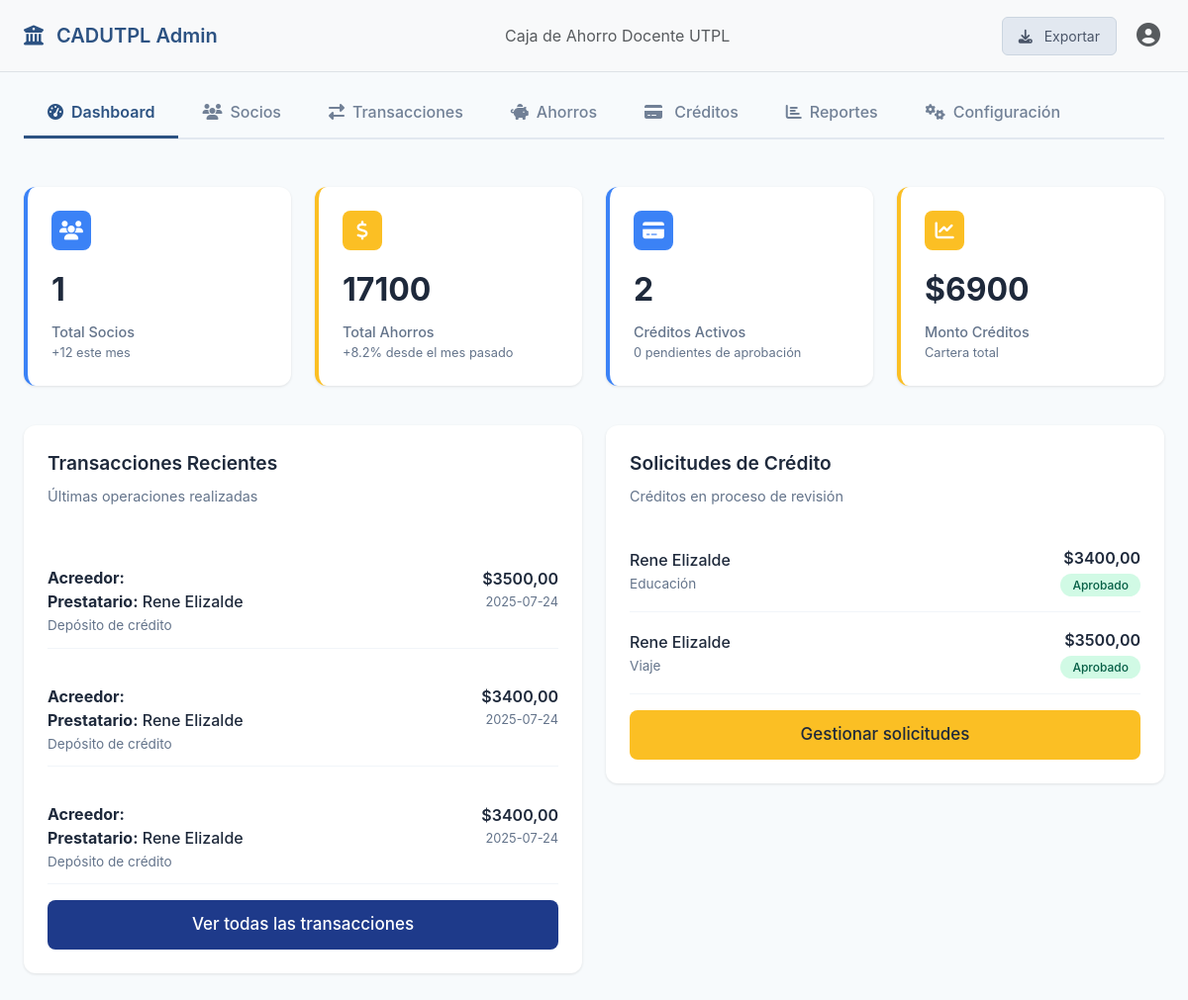
The app's page /home/admin/, older data.
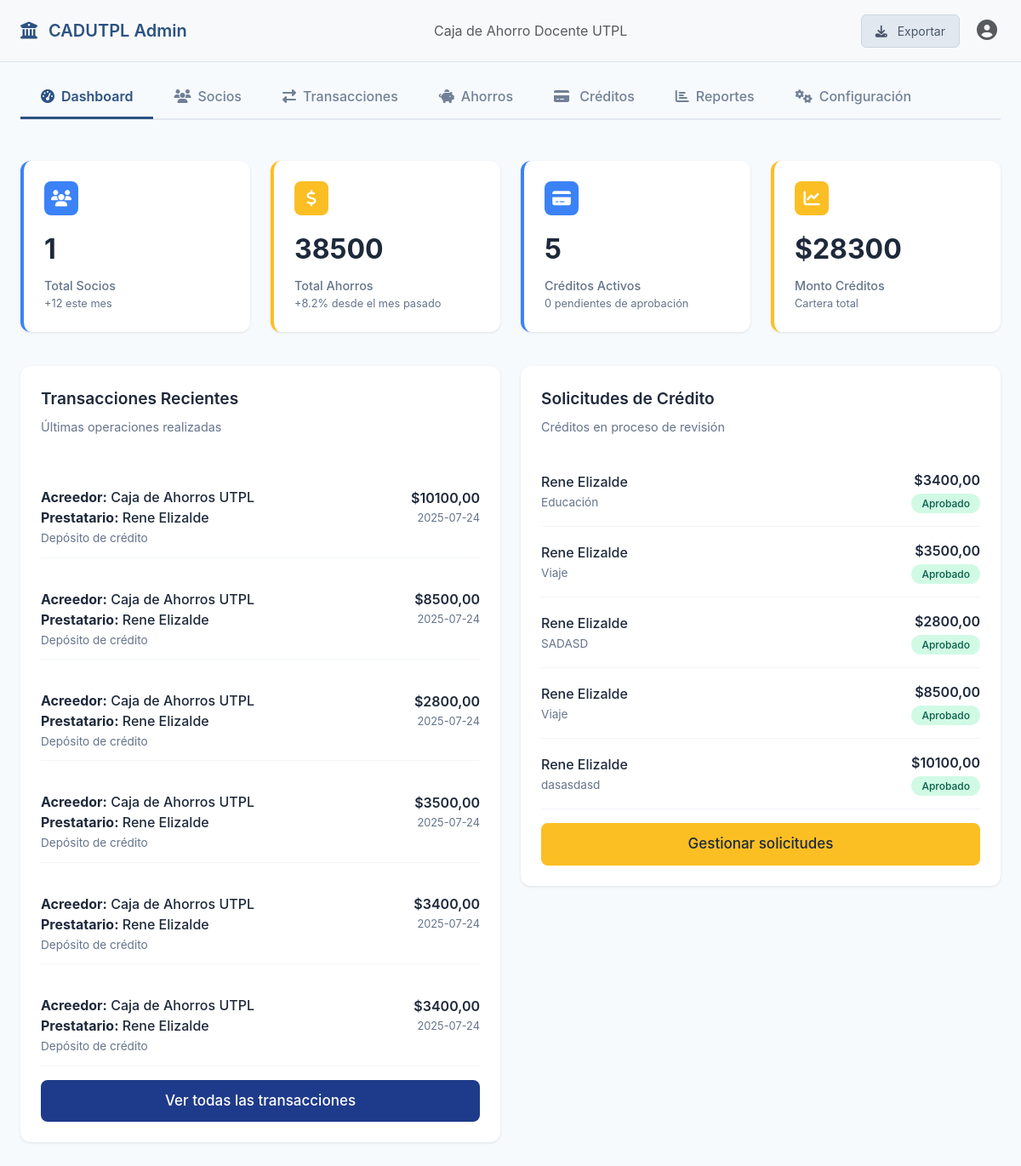
The same page, newer data.
### transactions/models.py (models this page shows, shortened)
class Transaction(models.Model):
    TRANSACTION_TYPES = [
        ("DEPOSIT", "Depósito"),
        ("WITHDRAWAL", "Retiro"),
        ("TRANSFER_SENT", "Transferencia enviada"),
        ("TRANSFER_RECEIVED", "Transferencia recibida"),
        ("PAYMENT", "Pago"),
        ("REFUND", "Reembolso"),
        ("CREDIT_DEPOSIT", "Depósito de crédito"),
        ("CREDIT_PAYMENT", "Pago de crédito"),
        ("SAVINGS_DEPOSIT", "Depósito a objetivo de ahorro"),
        ("SAVINGS_WITHDRAWAL", "Retiro de objetivo de ahorro"),
        ("SAVINGS_RETURN", "Devolución de fondos de objetivo"),
    ]
    STATUS_CHOICES = [
        ("PENDING", "Pendiente"),
        ("COMPLETED", "Completada"),
        ("FAILED", "Fallida"),
        ("CANCELLED", "Cancelada"),
    ]
    wallet = models.ForeignKey(
        Wallet, on_delete=models.CASCADE, related_name="transactions"
    )
    transaction_type = models.CharField(max_length=20, choices=TRANSACTION_TYPES)
    amount = models.DecimalField(max_digits=10, decimal_places=2)
    recipient = models.ForeignKey(
        CustomUser,
        on_delete=models.SET_NULL,
        null=True,
        blank=True,
        related_name="received_transactions",
    )
    description = models.CharField(max_length=255)
    status = models.CharField(
        max_length=20, choices=STATUS_CHOICES, default="COMPLETED"
    )
    reference_number = models.CharField(max_length=50, unique=True)
    created_at = models.DateTimeField(auto_now_add=True)
    updated_at = models.DateTimeField(auto_now=True)
    class Meta:
        ordering = ["-created_at"]
        db_table = "transactions"

### wallets/models.py (models this page shows, shortened)
class Wallet(models.Model):
    user = models.OneToOneField(CustomUser, on_delete=models.CASCADE, related_name='wallet')
    balance = models.DecimalField(max_digits=10, decimal_places=2, default=0)
    total_credit_line = models.DecimalField(max_digits=10, decimal_places=2, default=2000)
    available_credit = models.DecimalField(max_digits=10, decimal_places=2, default=2000)
    created_at = models.DateTimeField(auto_now_add=True)
    updated_at = models.DateTimeField(auto_now=True)

### users/models.py (models this page shows, shortened)
class CustomUser(AbstractUser):
    username = models.CharField(
        max_length=150,
        unique=True,
        verbose_name="Nombre de usuario",
        null=True,
        blank=True,  # Permite que sea opcional para los usuarios normales
    )
    email = models.EmailField(unique=True)
    phone = models.CharField(max_length=15, blank=True, null=True)
    document_type = models.CharField(
        max_length=20,
        choices=[("CEDULA", "CEDULA"), ("RUC", "RUC"), ("PASSPORT", "Pasaporte")],
    )
    document_number = models.CharField(max_length=20)
    reference_number = models.CharField(max_length=100, unique=True, default=uuid.uuid4)
    address = models.CharField(max_length=255, blank=True)
    profile_picture = models.ImageField(
        upload_to="profile_pictures/", blank=True, null=True
    )
    account_balance = models.DecimalField(max_digits=10, decimal_places=2, default=0)
    is_verified = models.BooleanField(default=False)
    preferred_currency = models.CharField(max_length=3, default="USD")
    preferred_language = models.CharField(max_length=2, default="es")
    created_at = models.DateTimeField(auto_now_add=True)
    updated_at = models.DateTimeField(auto_now=True)
    USERNAME_FIELD = "email"  # El email sigue siendo el identificador único
    REQUIRED_FIELDS = [
        "username"
    ]  # Hacer que username sea requerido para superusuarios
    objects = CustomUserManager()  # Asignar el manager personalizado
    class Meta:
        db_table = "custom_users"

### credits/models.py (models this page shows, shortened)
class Credit(models.Model):
    STATUS_CHOICES = (
        ('pending', 'Pendiente'),
        ('approved', 'Aprobado'),
        ('rejected', 'Rechazado'),
        ('paid', 'Pagado'),
        ('defaulted', 'Incumplido'),
    )
    TERM_CHOICES = (
        (12, '12 meses'),
        (24, '24 meses'),
        (36, '36 meses'),
        (48, '48 meses'),
    )
    wallet = models.ForeignKey(Wallet, on_delete=models.CASCADE, related_name='credits')
    amount = models.DecimalField(max_digits=10, decimal_places=2)
    interest_rate = models.DecimalField(max_digits=5, decimal_places=2)
    term = models.IntegerField(choices=TERM_CHOICES)  # Plazo en meses
    purpose = models.CharField(max_length=255, blank=True, null=True)
    estimated_monthly_payment = models.DecimalField(max_digits=10, decimal_places=2)
    status = models.CharField(max_length=20, choices=STATUS_CHOICES, default='pending')
    created_at = models.DateTimeField(auto_now_add=True)
    updated_at = models.DateTimeField(auto_now=True)

### home/views.py (the view)
# urls.py: path('home/admin/', admin_dashboard_view, name='admin_home'),
def admin_dashboard_view(request):
    if request.user.is_authenticated and not request.user.is_staff:
        return redirect('home')
    total_socios = CustomUser.objects.filter(is_staff=False).count()
    socios_verificados = CustomUser.objects.filter(
        is_verified=True, is_staff=False
    ).count()
    credit_applications = Credit.objects.filter(
        status__in=["pending", "approved"]
    ).select_related("wallet__user")
    active_credits = Credit.objects.filter(status="approved").select_related(
        "wallet__user"
    )
    pending_credits = Credit.objects.filter(status="pending").select_related(
        "wallet__user"
    )
    total_active_credits = active_credits.count()
    total_pending_credits = pending_credits.count()
    total_monto_creditos_activos = (
            active_credits.aggregate(total=Sum("amount"))["total"] or 0
    )
    total_approved_credits = (
            Credit.objects.filter(status="approved").aggregate(total=Sum("amount"))["total"]
            or 0
    )
    total_saldo_general = (
            Wallet.objects.filter(user__is_active=True, user__is_staff=False).aggregate(
                total=Sum("balance")
            )["total"]
            or 0
    )
    transacciones_recientes = (
        Transaction.objects
        .filter(wallet__user__is_staff=False)
        .select_related("wallet__user")
        .order_by("-created_at")[:10]
    )
    context = {
        "total_socios": total_socios,
        "socios_verificados": socios_verificados,
        "credit_applications": credit_applications,
        "active_credits": active_credits,
        "pending_credits": pending_credits,
        "total_active_credits": total_active_credits,
        "total_pending_credits": total_pending_credits,
        "total_monto_creditos_activos": total_monto_creditos_activos,
        "total_approved_credits": total_approved_credits,
        "total_saldo_general": total_saldo_general,
        "transacciones_recientes": transacciones_recientes,
    }
    return render(request, "home/admin_home.html", context)

### home/templates/home/admin_home.html (shortened to what this page needs)
<!DOCTYPE html>
<html lang="es">
<head>
    <link href="https://cdnjs.cloudflare.com/ajax/libs/bootstrap/5.3.0/css/bootstrap.min.css" rel="stylesheet">
    <link href="https://cdnjs.cloudflare.com/ajax/libs/font-awesome/6.4.0/css/all.min.css" rel="stylesheet">
</head>
<body>
    {% include 'navbar.html' %}
    {% include 'tabs_menu.html' %}
    <div class="container-fluid px-4 main-content">
        {% block content %}
        <div class="row mb-4">
            <div class="col-md-3 mb-3">
                <div class="metric-card users">
                    <div class="metric-icon users">
                        <i class="fas fa-users"></i>
                    </div>
                    <div class="metric-value">{{ total_socios }}</div>
                    <div class="metric-label">Total Socios</div>
                    <div class="metric-change">+12 este mes</div>
                </div>
            </div>
            <div class="col-md-3 mb-3">
                <div class="metric-card savings">
                    <div class="metric-icon savings">
                        <i class="fas fa-dollar-sign"></i>
                    </div>
                    <div class="metric-value">{{ total_saldo_general }}</div>
                    <div class="metric-label">Total Ahorros</div>
                    <div class="metric-change">+8.2% desde el mes pasado</div>
                </div>
            </div>
            <div class="col-md-3 mb-3">
                <div class="metric-card credits">
                    <div class="metric-icon credits">
                        <i class="fas fa-credit-card"></i>
                    </div>
                    <div class="metric-value">{{ total_active_credits }}</div>
                    <div class="metric-label">Créditos Activos</div>
                    <div class="metric-change">{{ total_pending_credits }} pendientes de aprobación</div>
                </div>
            </div>
            <div class="col-md-3 mb-3">
                <div class="metric-card amount">
                    <div class="metric-icon amount">
                        <i class="fas fa-chart-line"></i>
                    </div>
                    <div class="metric-value">${{ total_approved_credits }}</div>
                    <div class="metric-label">Monto Créditos</div>
                    <div class="metric-change">Cartera total</div>
                </div>
            </div>
        </div>
        <div class="row">
            <div class="col-md-6">
                <div class="section-card">
                    <div class="section-title">Transacciones Recientes</div>
                    <div class="section-subtitle">Últimas operaciones realizadas</div>
                    {% for tx in transacciones_recientes %}
                    <div class="transaction-item">
                        <div>
                            <div class="transaction-user">
                                <br><b>Acreedor:</b> {{ tx.recipient.get_full_name }}
                                {% if tx.recipient %}
                                <br><b>Prestatario:</b> {{ tx.wallet.user.get_full_name }}
                                {% endif %}
                            </div>
                            <div class="transaction-type">
                                {{ tx.get_transaction_type_display }}
                            </div>
                        </div>
                        <div class="text-end">
                            <div class="transaction-amount">${{ tx.amount }}</div>
                            <div class="transaction-date">{{ tx.created_at|date:"Y-m-d" }}</div>
                        </div>
                    </div>
                    {% empty %}
                    <p>No hay transacciones recientes.</p>
                    {% endfor %}
                    <a href="{% url 'transaction_list_admin' %}" class="btn btn-primary btn-sm">Ver todas las
                        transacciones</a>
                </div>
            </div>
            <div class="col-md-6">
                <div class="section-card">
                    <div class="section-title">Solicitudes de Crédito</div>
                    <div class="section-subtitle">Créditos en proceso de revisión</div>
                    {% for credit in credit_applications %}
                    <div class="credit-application">
                        <div>
                            <div class="credit-user">{{ credit.wallet.user.get_full_name }}</div>
                            <div class="credit-type">{{ credit.purpose }}</div>
                        </div>
                        <div class="text-end">
                            <div class="credit-amount">${{ credit.amount }}</div>
                            <span class="status-badge
                    {% if credit.status == 'pending' %}status-pending
                    {% elif credit.status == 'approved' %}status-approved
                    {% elif credit.status == 'rejected' %}status-rejected
                    {% else %}status-review{% endif %}">
                                {{ credit.get_status_display }}
                            </span>
                        </div>
                    </div>
                    {% empty %}
                    <p>No hay solicitudes en proceso.</p>
                    {% endfor %}
                    <a href="{% url 'admin_credits' %}" class="btn btn-manage btn-sm">Gestionar solicitudes</a>
                </div>
            </div>
        </div>
        {% endblock %}
    </div>
</body>
</html>

### templates/navbar.html (shortened to what this page needs)
<nav class="navbar navbar-expand-lg navbar-custom">
    <div class="container-fluid px-4">
        <a class="navbar-brand" href="{% url 'admin_home' %}">
            <i class="fas fa-university me-2"></i>
            CADUTPL Admin
        </a>
        <div class="navbar-text text-muted">
            Caja de Ahorro Docente UTPL
        </div>
        <div class="d-flex align-items-center">
            <button class="btn export-btn me-3" onclick="exportData()">
                <i class="fas fa-download me-2"></i>
                Exportar
            </button>
            <div class="dropdown">
                <button class="btn btn-link text-muted" type="button" data-bs-toggle="dropdown" aria-expanded="false">
                    <i class="fas fa-user-circle fs-4"></i>
                </button>
            </div>
        </div>
    </div>
</nav>

### templates/tabs_menu.html
<div class="container-fluid px-4 py-3">
    <ul class="nav nav-tabs nav-tabs-custom">
        <li class="nav-item">
            <a class="nav-link {% if request.resolver_match.url_name == 'admin_home' or request.resolver_match.url_name == 'dashboard' %}active{% endif %}"
                href="{% url 'admin_home' %}">
                <i class="fas fa-tachometer-alt me-2"></i>Dashboard
            </a>
        </li>
        <li class="nav-item">
            <a class="nav-link {% if 'socio_list' in request.resolver_match.url_name %}active{% endif %}"
                href="{% url 'socio_list' %}">
                <i class="fas fa-users me-2"></i>Socios
            </a>
        </li>
        <a class="nav-link {% if request.resolver_match.url_name == 'transaction_list_admin' %}active{% endif %}"
            href="{% url 'transaction_list_admin' %}">
            <i class="fas fa-exchange-alt me-2"></i>Transacciones
        </a>
        <li class="nav-item">
            <a class="nav-link {% if 'ahorros' in request.resolver_match.url_name %}active{% endif %}" href="">
                <i class="fas fa-piggy-bank me-2"></i>Ahorros
            </a>
        </li>
        <li class="nav-item">
            <a class="nav-link {% if request.resolver_match.url_name == 'admin_credits' %}active{% endif %}"
                href="{% url 'admin_credits' %}">
                <i class="fas fa-credit-card me-2"></i> Créditos
            </a>
        </li>
        <li class="nav-item">
            <a class="nav-link {% if 'reportes' in request.resolver_match.url_name %}active{% endif %}" href="">
                <i class="fas fa-chart-bar me-2"></i>Reportes
            </a>
        </li>
        <li class="nav-item">
            <a class="nav-link {% if 'config' in request.resolver_match.url_name %}active{% endif %}" href="">
                <i class="fas fa-cogs me-2"></i>Configuración
            </a>
        </li>
    </ul>
</div>

Row changes from the older to the newer data that the page shows:
added Transaction: recipient.get_full_name "Caja de Ahorros UTPL", wallet.user.get_full_name "Rene Elizalde", transaction_type "Depósito de crédito", amount "10100,00", created_at "2025-07-24"
added Transaction: recipient.get_full_name "Caja de Ahorros UTPL", wallet.user.get_full_name "Rene Elizalde", transaction_type "Depósito de crédito", amount "8500,00", created_at "2025-07-24"
added Transaction: recipient.get_full_name "Caja de Ahorros UTPL", wallet.user.get_full_name "Rene Elizalde", transaction_type "Depósito de crédito", amount "2800,00", created_at "2025-07-24"
changed through a linked row, Transaction (number 4 of 6 on the later page): recipient.get_full_name (not shown) → "Caja de Ahorros UTPL"
changed through a linked row, Transaction (number 5 of 6 on the later page): recipient.get_full_name (not shown) → "Caja de Ahorros UTPL"
changed through a linked row, Transaction (number 6 of 6 on the later page): recipient.get_full_name (not shown) → "Caja de Ahorros UTPL"
added Credit: wallet.user.get_full_name "Rene Elizalde", purpose "SADASD", amount "2800,00", status "Aprobado"
added Credit: wallet.user.get_full_name "Rene Elizalde", purpose "Viaje", amount "8500,00", status "Aprobado"
added Credit: wallet.user.get_full_name "Rene Elizalde", purpose "dasasdasd", amount "10100,00", status "Aprobado"
Text that changed along with them:
{{ total_saldo_general }}: "17100" → "38500"
{{ total_active_credits }}: "2" → "5"
{{ total_approved_credits }}: "6900" → "28300"
